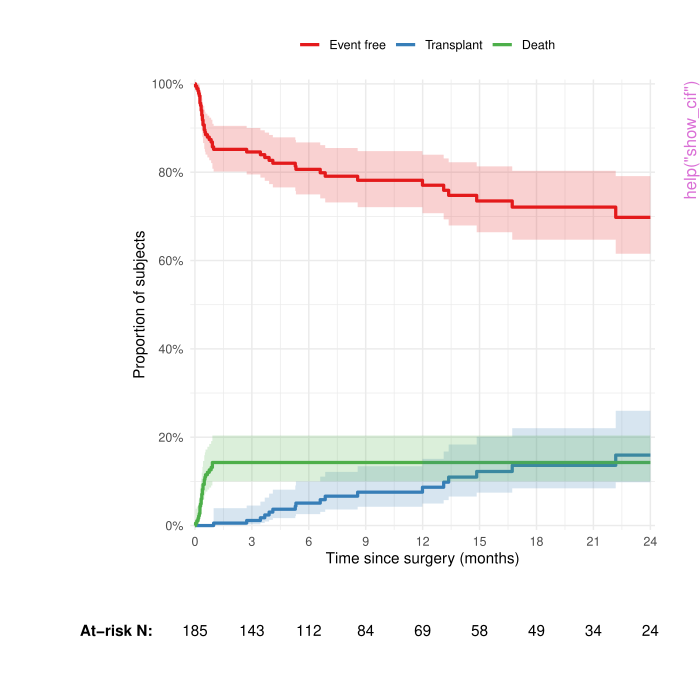

Recreate this plot in R.
pkgname <- "trcpetc"
source(file.path(R.home("share"), "R", "examples-header.R"))
options(warn = 1)
base::assign(".ExTimings", "trcpetc-Ex.timings", pos = 'CheckExEnv')
base::cat("name\tuser\tsystem\telapsed\n", file=base::get(".ExTimings", pos = 'CheckExEnv'))
base::assign(".format_ptime",
function(x) {
  if(!is.na(x[4L])) x[1L] <- x[1L] + x[4L]
  if(!is.na(x[5L])) x[2L] <- x[2L] + x[5L]
  options(OutDec = '.')
  format(x[1L:3L], digits = 7L)
},
pos = 'CheckExEnv')

### * </HEADER>
library('trcpetc')

base::assign(".oldSearch", base::search(), pos = 'CheckExEnv')
base::assign(".old_wd", base::getwd(), pos = 'CheckExEnv')
cleanEx()
nameEx("check_box_convert")
### * check_box_convert

flush(stderr()); flush(stdout())

base::assign(".ptime", proc.time(), pos = "CheckExEnv")
### Name: check_box_convert
### Title: check box convert
### Aliases: check_box_convert

### ** Examples


library(dplyr)

Comorbidities  <- cardio_data %>% select(Diabetes:NoComorbidities) %>% names()

## Without checkbox question (Assuming missing all questions is FALSE)
cardio_data %>% select(Comorbidities) %>%
 table_one()
# Example with one checkbox question (Assumes missing all questions is missing)

cardio_data %>% select(Comorbidities) %>%
 check_box_convert(check_box_cols = Comorbidities,title = "Comorbidities¹")  %>%
 table_one(Check_box = Comorbidities,
           Check_box_title = "Comorbidities¹") %>%
 kable_table_one() %>%
 kableExtra::footnote(
   general = "¹Patients could present with more than one comorbidity, totals may not sum to 100%.",
   general_title = "",
   footnote_as_chunk = TRUE
 )


## Example with two different checkbox questions

Comorbidities1  <- cardio_data %>% select(Diabetes:COPD) %>% names()
Comorbidities2  <- cardio_data %>% select(CKD:CAD) %>% names()



cardio_data %>% select(Comorbidities1,Comorbidities2) %>%
 check_box_convert(check_box_cols = Comorbidities1,title = "Comorbidities1¹")  %>%
 check_box_convert(check_box_cols = Comorbidities2,title = "Comorbidities2¹")  %>%
 table_one(Check_box = c(Comorbidities1, Comorbidities2),
           Check_box_title = c("Comorbidities1¹","Comorbidities2¹")) %>%
 kable_table_one() %>%
 kableExtra::footnote(
   general = "¹Patients could present with more than one comorbidity, totals may not sum to 100%.",
   general_title = "",
   footnote_as_chunk = TRUE
 )





base::assign(".dptime", (proc.time() - get(".ptime", pos = "CheckExEnv")), pos = "CheckExEnv")
base::cat("check_box_convert", base::get(".format_ptime", pos = 'CheckExEnv')(get(".dptime", pos = "CheckExEnv")), "\n", file=base::get(".ExTimings", pos = 'CheckExEnv'), append=TRUE, sep="\t")
cleanEx()
nameEx("construct_surv_cmprisk_var")
### * construct_surv_cmprisk_var

flush(stderr()); flush(stdout())

base::assign(".ptime", proc.time(), pos = "CheckExEnv")
### Name: construct_surv_cmprisk_var
### Title: construct survival or competing risks process
### Aliases: construct_surv_cmprisk_var

### ** Examples



## For survival

survival_data <-  construct_surv_cmprisk_var(cardio_data,
                                            patid = PatientID,
                                            idx_dt = SurgeryDate,
                                            evt_dt = DeathDate,
                                            end_dt = LastVisitDate,
                                            append = TRUE,
                                            units = "months",
                                            adm_cnr_time = 24)

KM <- estimate_cif_km(survival_data, evt = evt,evt_time = evt_time)
KM_Sex <- estimate_cif_km(survival_data, evt = evt,evt_time = evt_time,group = Sex)


# For competing risks
cmp_risk_data <- construct_surv_cmprisk_var(cardio_data,
                                           patid = PatientID,
                                           idx_dt = SurgeryDate,
                                           evt_dt = TransplantDate,
                                           end_dt = LastVisitDate,
                                           death_dt = DeathDate,
                                           append = TRUE,
                                           units = "months",
                                           adm_cnr_time = 24)

CIF <- estimate_cif_km(cmp_risk_data, evt = evt,evt_time = evt_time)
CIF_Sex <- estimate_cif_km(cmp_risk_data, evt = evt,evt_time = evt_time,group = Sex)




base::assign(".dptime", (proc.time() - get(".ptime", pos = "CheckExEnv")), pos = "CheckExEnv")
base::cat("construct_surv_cmprisk_var", base::get(".format_ptime", pos = 'CheckExEnv')(get(".dptime", pos = "CheckExEnv")), "\n", file=base::get(".ExTimings", pos = 'CheckExEnv'), append=TRUE, sep="\t")
cleanEx()
nameEx("estimate_cif_km")
### * estimate_cif_km

flush(stderr()); flush(stdout())

base::assign(".ptime", proc.time(), pos = "CheckExEnv")
### Name: estimate_cif_km
### Title: Kaplan-Meier survival and cumulative incidence (CIF) estimates
### Aliases: estimate_cif_km

### ** Examples



## For survival

survival_data <-  construct_surv_cmprisk_var(cardio_data,
                                            patid = PatientID,
                                            idx_dt = SurgeryDate,
                                            evt_dt = DeathDate,
                                            end_dt = LastVisitDate,
                                            append = TRUE,
                                            units = "months",
                                            adm_cnr_time = 24)

KM <- estimate_cif_km(survival_data, evt = evt,evt_time = evt_time)
KM_Sex <- estimate_cif_km(survival_data, evt = evt,evt_time = evt_time,group = Sex)


# For competing risks
cmp_risk_data <- construct_surv_cmprisk_var(cardio_data,
                                           patid = PatientID,
                                           idx_dt = SurgeryDate,
                                           evt_dt = TransplantDate,
                                           end_dt = LastVisitDate,
                                           death_dt = DeathDate,
                                           append = TRUE,
                                           units = "months",
                                           adm_cnr_time = 24)

CIF <- estimate_cif_km(cmp_risk_data, evt = evt,evt_time = evt_time)
CIF_Sex <- estimate_cif_km(cmp_risk_data, evt = evt,evt_time = evt_time,group = Sex)




base::assign(".dptime", (proc.time() - get(".ptime", pos = "CheckExEnv")), pos = "CheckExEnv")
base::cat("estimate_cif_km", base::get(".format_ptime", pos = 'CheckExEnv')(get(".dptime", pos = "CheckExEnv")), "\n", file=base::get(".ExTimings", pos = 'CheckExEnv'), append=TRUE, sep="\t")
cleanEx()
nameEx("factor_order")
### * factor_order

flush(stderr()); flush(stdout())

base::assign(".ptime", proc.time(), pos = "CheckExEnv")
### Name: factor_order
### Title: Order a factor variable by descending frequency.
### Aliases: factor_order

### ** Examples



library(dplyr)

cardio_data %>% select(SurgeryType) %>% table_one()

cardio_data %>%
 mutate(SurgeryType = factor_order(SurgeryType)) %>% select(SurgeryType) %>% table_one()




base::assign(".dptime", (proc.time() - get(".ptime", pos = "CheckExEnv")), pos = "CheckExEnv")
base::cat("factor_order", base::get(".format_ptime", pos = 'CheckExEnv')(get(".dptime", pos = "CheckExEnv")), "\n", file=base::get(".ExTimings", pos = 'CheckExEnv'), append=TRUE, sep="\t")
cleanEx()
nameEx("kable_table_one")
### * kable_table_one

flush(stderr()); flush(stdout())

base::assign(".ptime", proc.time(), pos = "CheckExEnv")
### Name: kable_table_one
### Title: kable_table_one
### Aliases: kable_table_one

### ** Examples

library(dplyr)
Comorbidities  <- cardio_data %>% select(Diabetes:NoComorbidities) %>% names()

work_d <- cardio_data %>%
 mutate(SurgeryType = factor_order(SurgeryType)) %>%
 check_box_convert(check_box_cols = Comorbidities,title = "Comorbidities¹")



demo_table <-  table_one(df = work_d ,
         group = Sex,
        datadic = cardio_data_dictionary %>%
           rbind(data.frame("VariableName" = "Comorbidities¹",
                            "Label" ="Comorbidities¹", "Description"= "All Comorbidities")),
        var_name = VariableName,
         var_desp = Label,
         include_overall = "all",
         Check_box = Comorbidities,
         Check_box_title = "Comorbidities¹")


 # Creating a report ready kable output
 options(knitr.kable.NA = '')
 kable_table_one(demo_table,caption =  "Summary table overall and stratified by sex") %>%
 kableExtra::footnote(
   general = "¹Patients could present with more than one comorbidity, totals may not sum to 100%.",
   general_title = "",
   footnote_as_chunk = TRUE)



base::assign(".dptime", (proc.time() - get(".ptime", pos = "CheckExEnv")), pos = "CheckExEnv")
base::cat("kable_table_one", base::get(".format_ptime", pos = 'CheckExEnv')(get(".dptime", pos = "CheckExEnv")), "\n", file=base::get(".ExTimings", pos = 'CheckExEnv'), append=TRUE, sep="\t")
cleanEx()
nameEx("median_time_to_event")
### * median_time_to_event

flush(stderr()); flush(stdout())

base::assign(".ptime", proc.time(), pos = "CheckExEnv")
### Name: median_time_to_event
### Title: Calculate Median Time to Event for a Specific State
### Aliases: median_time_to_event

### ** Examples



cmp_risk_data <- construct_surv_cmprisk_var(cardio_data,
patid = PatientID,
idx_dt = SurgeryDate,
evt_dt = TransplantDate,
end_dt = LastVisitDate,
death_dt = DeathDate,
append = TRUE,
units = "months",
adm_cnr_time = 24)


CIF <- estimate_cif_km(cmp_risk_data, evt = evt,evt_time = evt_time)

median_time_to_event(survfitms_obj = CIF, target_prob= 0.2,evt_type = 1, interpolate = TRUE)

CIF_Sex <- estimate_cif_km(cmp_risk_data , evt = evt,evt_time = evt_time,group = Sex)
median_time_to_event(survfitms_obj = CIF_Sex,subgroup = "Sex=Male",
target_prob= 0.2,evt_type = 1, interpolate = TRUE)
median_time_to_event(survfitms_obj = CIF_Sex,subgroup = "Sex=Female",
target_prob= 0.2,evt_type = 1, interpolate = TRUE)




base::assign(".dptime", (proc.time() - get(".ptime", pos = "CheckExEnv")), pos = "CheckExEnv")
base::cat("median_time_to_event", base::get(".format_ptime", pos = 'CheckExEnv')(get(".dptime", pos = "CheckExEnv")), "\n", file=base::get(".ExTimings", pos = 'CheckExEnv'), append=TRUE, sep="\t")
cleanEx()
nameEx("show_cif")
### * show_cif

flush(stderr()); flush(stdout())

base::assign(".ptime", proc.time(), pos = "CheckExEnv")
### Name: show_cif
### Title: Plot Cumulative Incidence Function for Competing Risks
### Aliases: show_cif

### ** Examples



if (interactive() && identical(.Platform$OS.type, "windows")) {
  windowsFonts(Arial = windowsFont("Arial"))
}

## Showing all events
cmp_risk_data <- construct_surv_cmprisk_var(cardio_data,
patid = PatientID,
idx_dt = SurgeryDate,
evt_dt = TransplantDate,
end_dt = LastVisitDate,
death_dt = DeathDate,
append = TRUE,
units = "months",
adm_cnr_time = 24)

CIF <- estimate_cif_km(cmp_risk_data, evt = evt,evt_time = evt_time)


    show_cif(CIF,evt_type = c(0,1,2),add_legend = TRUE,x_break = seq(0,24,by=3),
         evt_label = c('0' = "Event free", '1' = "Transplant", '2'= "Death"),
x_lab = "Time since surgery (months)")


## Including a covariate

CIF_Sex <- estimate_cif_km(cmp_risk_data , evt = evt,evt_time = evt_time,group = Sex)

show_cif(CIF_Sex,evt_type = c(1),add_legend = FALSE,x_break = seq(0,24,by=3),
        evt_label = c('0' = "Event free", '1' = "Transplant", '2'= "Death"),
x_lab = "Time since surgery (months)")




base::assign(".dptime", (proc.time() - get(".ptime", pos = "CheckExEnv")), pos = "CheckExEnv")
base::cat("show_cif", base::get(".format_ptime", pos = 'CheckExEnv')(get(".dptime", pos = "CheckExEnv")), "\n", file=base::get(".ExTimings", pos = 'CheckExEnv'), append=TRUE, sep="\t")
cleanEx()
nameEx("show_surv")
### * show_surv

flush(stderr()); flush(stdout())

base::assign(".ptime", proc.time(), pos = "CheckExEnv")
### Name: show_surv
### Title: Plot Survival or Cumulative Death Function
### Aliases: show_surv

### ** Examples


## All patients

survival_data <-  construct_surv_cmprisk_var(cardio_data,
                                            patid = PatientID,
                                            idx_dt = SurgeryDate,
                                            evt_dt = DeathDate,
                                            end_dt = LastVisitDate,
                                            append = TRUE,
                                            units = "months",
                                            adm_cnr_time = 24)

KM <- estimate_cif_km(survival_data, evt = evt,evt_time = evt_time)
show_surv(KM, pvalue_pos = "bottomleft",
add_legend = TRUE,x_break = seq(0,24,by=3),
x_lab = "Time since surgery (months)")
## Including a covariate
KM_Sex <- estimate_cif_km(survival_data, evt = evt,evt_time = evt_time,group = Sex)
show_surv(KM_Sex,pvalue_pos = "bottomleft",
add_legend = TRUE,x_break = seq(0,24,by=3),
x_lab = "Time since surgery (months)")





base::assign(".dptime", (proc.time() - get(".ptime", pos = "CheckExEnv")), pos = "CheckExEnv")
base::cat("show_surv", base::get(".format_ptime", pos = 'CheckExEnv')(get(".dptime", pos = "CheckExEnv")), "\n", file=base::get(".ExTimings", pos = 'CheckExEnv'), append=TRUE, sep="\t")
cleanEx()
nameEx("summarize_cif")
### * summarize_cif

flush(stderr()); flush(stdout())

base::assign(".ptime", proc.time(), pos = "CheckExEnv")
### Name: summarize_cif
### Title: Summarize Cumulative Incidence Function (CIF)
### Aliases: summarize_cif

### ** Examples



cmp_risk_data <- construct_surv_cmprisk_var(cardio_data,
                                           patid = PatientID,
                                           idx_dt = SurgeryDate,
                                           evt_dt = TransplantDate,
                                           end_dt = LastVisitDate,
                                           death_dt = DeathDate,
                                           append = TRUE,
                                           units = "months",
                                           adm_cnr_time = 24)

CIF <- estimate_cif_km(cmp_risk_data, evt = evt,evt_time = evt_time)

## Presenting one event for all patients
summarize_cif(CIF,time_lab = "Time since surgery (months)",evt_type = 1,
caption = "Time to transplant for all patients",
              evt_label = c('0' = "Event free", '1' = "Transplant", '2'= "Death"))

## Presenting all events for all patients
summarize_cif(CIF,time_lab = "Time since surgery (months)",
caption = "Time to transplant for all patients",
              evt_label = c('0' = "Event free", '1' = "Transplant", '2'= "Death"))

CIF_Sex <- estimate_cif_km(cmp_risk_data, evt = evt,evt_time = evt_time,group = Sex)
## Presenting only the events by a covariate

summarize_cif(CIF_Sex,time_lab = "Time since surgery (months)",evt_type = 1,
caption = "Time to transplant by sex",
evt_label = c('0' = "Event free", '1' = "Transplant", '2'= "Death"))


## Presenting all events by a covariate


summarize_cif(CIF_Sex, time_lab = "Time since surgery (months)",
caption = "Time to transplant by sex",
             evt_label = c('0' = "Event free", '1' = "Transplant", '2'= "Death"))




base::assign(".dptime", (proc.time() - get(".ptime", pos = "CheckExEnv")), pos = "CheckExEnv")
base::cat("summarize_cif", base::get(".format_ptime", pos = 'CheckExEnv')(get(".dptime", pos = "CheckExEnv")), "\n", file=base::get(".ExTimings", pos = 'CheckExEnv'), append=TRUE, sep="\t")
cleanEx()
nameEx("summarize_km")
### * summarize_km

flush(stderr()); flush(stdout())

base::assign(".ptime", proc.time(), pos = "CheckExEnv")
### Name: summarize_km
### Title: Summarize Kaplan-Meier Estimates
### Aliases: summarize_km

### ** Examples


survival_data <-  construct_surv_cmprisk_var(cardio_data,
                                            patid = PatientID,
                                            idx_dt = SurgeryDate,
                                            evt_dt = DeathDate,
                                            end_dt = LastVisitDate,
                                            append = TRUE,
                                            units = "months",
                                            adm_cnr_time = 24)

KM <- estimate_cif_km(survival_data, evt = evt,evt_time = evt_time)
summarize_km(KM,overall_label = "All patients",
time_lab = "Time since surgery (months)",caption = "Overall Survival by sex")

KM_Sex <- estimate_cif_km(survival_data, evt = evt,evt_time = evt_time,group = Sex)
summarize_km(KM_Sex,overall_label = "All patients",
time_lab = "Time since surgery (months)",caption = "Overall Survival for all patients")




base::assign(".dptime", (proc.time() - get(".ptime", pos = "CheckExEnv")), pos = "CheckExEnv")
base::cat("summarize_km", base::get(".format_ptime", pos = 'CheckExEnv')(get(".dptime", pos = "CheckExEnv")), "\n", file=base::get(".ExTimings", pos = 'CheckExEnv'), append=TRUE, sep="\t")
cleanEx()
nameEx("table_one")
### * table_one

flush(stderr()); flush(stdout())

base::assign(".ptime", proc.time(), pos = "CheckExEnv")
### Name: table_one
### Title: table_one
### Aliases: table_one

### ** Examples

library(dplyr)
Comorbidities  <- cardio_data %>% select(Diabetes:NoComorbidities) %>% names()

work_d <- cardio_data %>%
 mutate(SurgeryType = factor_order(SurgeryType)) %>%
 check_box_convert(check_box_cols = Comorbidities,title = "Comorbidities¹")



demo_table <-  table_one(df = work_d ,
         group = Sex,
        datadic = cardio_data_dictionary %>%
           rbind(data.frame("VariableName" = "Comorbidities¹",
                            "Label" ="Comorbidities¹", "Description"= "All Comorbidities")),
        var_name = VariableName,
         var_desp = Label,
         include_overall = "all",
         Check_box = Comorbidities,
         Check_box_title = "Comorbidities¹")


 # Creating a report ready kable output
 options(knitr.kable.NA = '')
 kable_table_one(demo_table,caption =  "Summary table overall and stratified by sex") %>%
 kableExtra::footnote(
   general = "¹Patients could present with more than one comorbidity, totals may not sum to 100%.",
   general_title = "",
   footnote_as_chunk = TRUE)




base::assign(".dptime", (proc.time() - get(".ptime", pos = "CheckExEnv")), pos = "CheckExEnv")
base::cat("table_one", base::get(".format_ptime", pos = 'CheckExEnv')(get(".dptime", pos = "CheckExEnv")), "\n", file=base::get(".ExTimings", pos = 'CheckExEnv'), append=TRUE, sep="\t")
### * <FOOTER>
###
cleanEx()
options(digits = 7L)
base::cat("Time elapsed: ", proc.time() - base::get("ptime", pos = 'CheckExEnv'),"\n")
grDevices::dev.off()
###
### Local variables: ***
### mode: outline-minor ***
### outline-regexp: "\\(> \\)?### [*]+" ***
### End: ***
quit('no')
